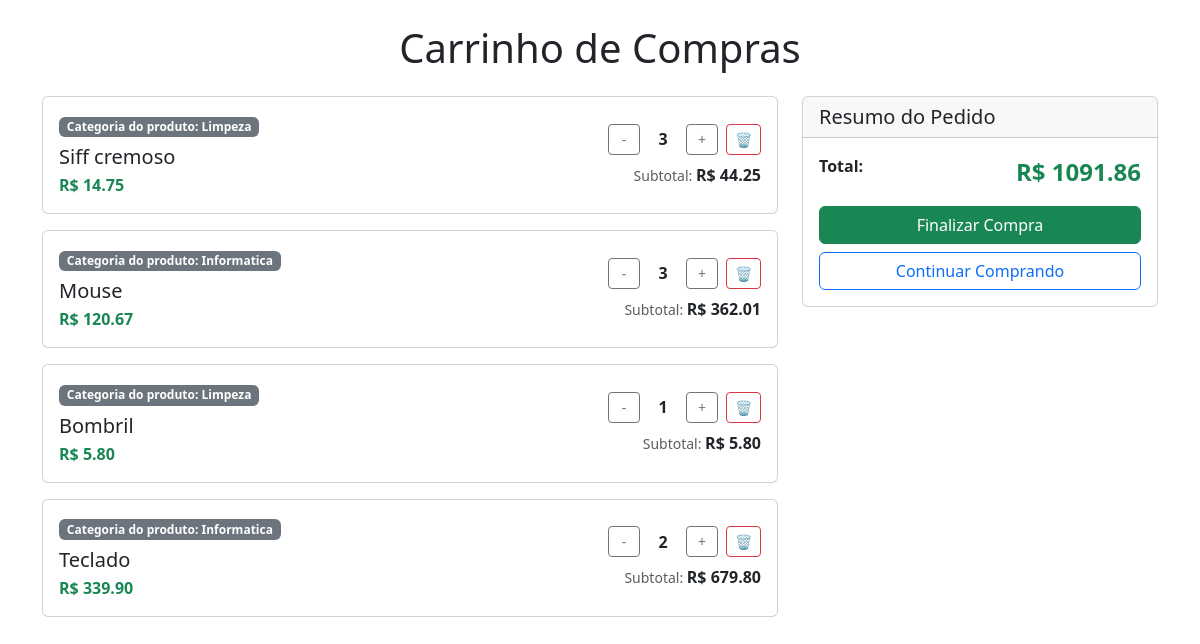
The app's page /loja/carrinho/, older data.
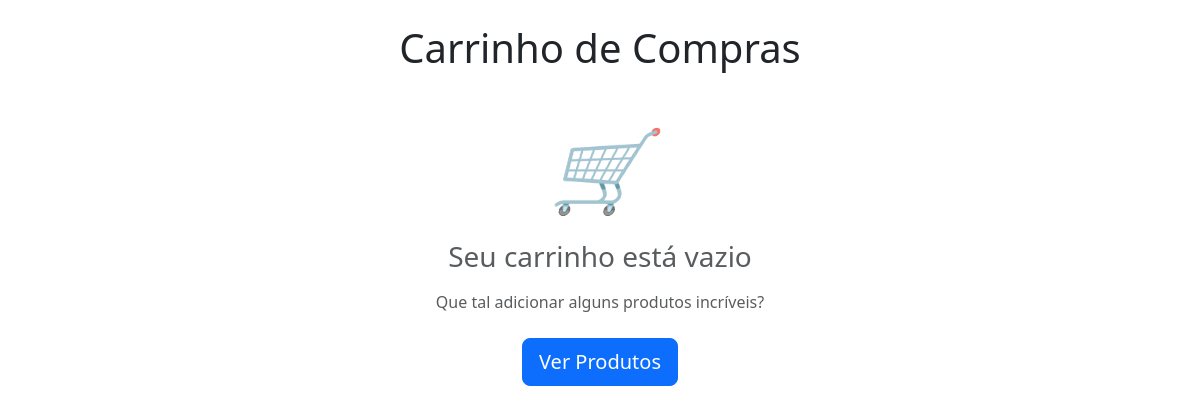
The same page, newer data.
### loja/models.py (models this page shows, shortened)
class Carrinho(models.Model):
    Produto = models.ForeignKey(Produto, on_delete=models.CASCADE)
    quantidade = models.IntegerField(default=1)
    subtotal = models.DecimalField(max_digits=100, decimal_places=2, default=0.00)

class Produto(models.Model):
    Categoria= models.ForeignKey(Categoria, on_delete=models.CASCADE)
    nome = models.CharField(max_length=200)
    preco = models.DecimalField(max_digits=100,decimal_places=2)

class Categoria(models.Model):
    nome = models.CharField(max_length=200)

### loja/views.py (the view)
# urls.py: path('carrinho/', views.carrinho, name='carrinho'),
def carrinho(request):
    carrinho_items = Carrinho.objects.all()
    preco_total = 0
    for item in carrinho_items:
        item.subtotal = item.Produto.preco * item.quantidade
        Carrinho.objects.filter(id=item.id).update(subtotal=item.subtotal)
        preco_total += item.subtotal
        item.save()
    context = {
        "carrinho_items": carrinho_items,
        "preco_total": preco_total
    }
    return render(request, 'carrinho.html', context)

### loja/templates/carrinho.html (shortened to what this page needs)
{% extends 'base.html' %}
{% block body %}
<div class="container mt-4">
    <h1 class="mb-4 text-center">Carrinho de Compras</h1>
    {% if carrinho_items %}
    <div class="row">
        <div class="col-lg-8">
            {% for item in carrinho_items %}
            <div class="card mb-3">
                <div class="card-body">
                    <div class="row align-items-center">
                        <div class="col-md-7">
                            <span class="badge bg-secondary mb-2"> Categoria do produto: {{ item.Produto.Categoria.nome }}</span>
                            <h5 class="card-title mb-1">{{ item.Produto.nome }}</h5>
                            <p class="text-success fw-bold mb-0">R$ {{ item.Produto.preco }}</p>
                        </div>
                        <div class="col-md-5 text-end">
                            <div class="quantity-controls mb-2">
                                <form method="post" action="/loja/diminuir-quantidade/">
                                    <button type="submit" class="btn btn-outline-secondary btn-sm">-</button>
                                </form>
                                <span class="quantity-number">{{ item.quantidade }}</span>
                                <form method="post" action="{% url 'aumentar_quantidade' %}">
                                    <button type="submit" class="btn btn-outline-secondary btn-sm">+</button>
                                </form>
                                <form method="post" action="{% url 'remover_item' %}">
                                    <button type="submit" class="btn btn-outline-danger btn-sm">🗑️</button>
                                </form>
                            </div>
                            <div>
                                <small class="text-muted">Subtotal: </small>
                                <strong>R$ {{ item.subtotal }}</strong>
                            </div>
                        </div>
                    </div>
                </div>
            </div>
            {% endfor %}
        </div>
        <div class="col-lg-4">
            <div class="card">
                <div class="card-header">
                    <h5 class="mb-0">Resumo do Pedido</h5>
                </div>
                <div class="card-body">
                    <div class="d-flex justify-content-between mb-3">
                        <strong>Total:</strong>
                        <strong class="text-success fs-4">R$ {{ preco_total }}</strong>
                    </div>
                    <form method="post" action="/loja/finalizar-compra/">
                        <button type="submit" class="btn btn-success w-100 mb-2">
                            Finalizar Compra
                        </button>
                    </form>
                    <a href="/loja/" class="btn btn-outline-primary w-100">
                        Continuar Comprando
                    </a>
                </div>
            </div>
        </div>
    </div>
    {% else %}
    <div class="text-center mt-5">
        <div class="mb-4">
            <i class="display-1 text-muted">🛒</i>
        </div>
        <h3 class="text-muted mb-3">Seu carrinho está vazio</h3>
        <p class="text-muted mb-4">Que tal adicionar alguns produtos incríveis?</p>
        <a href="/loja/" class="btn btn-primary btn-lg">
            Ver Produtos
        </a>
    </div>
    {% endif %}
</div>
{% endblock %}

### loja/templates/base.html (shortened to what this page needs)
<!DOCTYPE html>
<html lang="pt-br">
<head>
    <link href="https://cdn.jsdelivr.net/npm/bootstrap@5.3.0/dist/css/bootstrap.min.css" rel="stylesheet">
</head>
<body>
    {% block body %}{% endblock %}
</body>
</html>

Row changes from the older to the newer data that the page shows:
removed Carrinho: Produto.Categoria.nome "Limpeza", Produto.nome "Siff cremoso", Produto.preco "14.75", quantidade "3", subtotal "44.25"
removed Carrinho: Produto.Categoria.nome "Informatica", Produto.nome "Mouse", Produto.preco "120.67", quantidade "3", subtotal "362.01"
removed Carrinho: Produto.Categoria.nome "Limpeza", Produto.nome "Bombril", Produto.preco "5.80", quantidade "1", subtotal "5.80"
removed Carrinho: Produto.Categoria.nome "Informatica", Produto.nome "Teclado", Produto.preco "339.90", quantidade "2", subtotal "679.80"
Text that changed along with them:
{{ preco_total }}: "1091.86" → (not shown)
text no longer shown: "Resumo do Pedido Total: R$ Finalizar Compra Continuar Comprando"
text now shown: "🛒 Seu carrinho está vazio Que tal adicionar alguns produtos incríveis? Ver Produtos"
